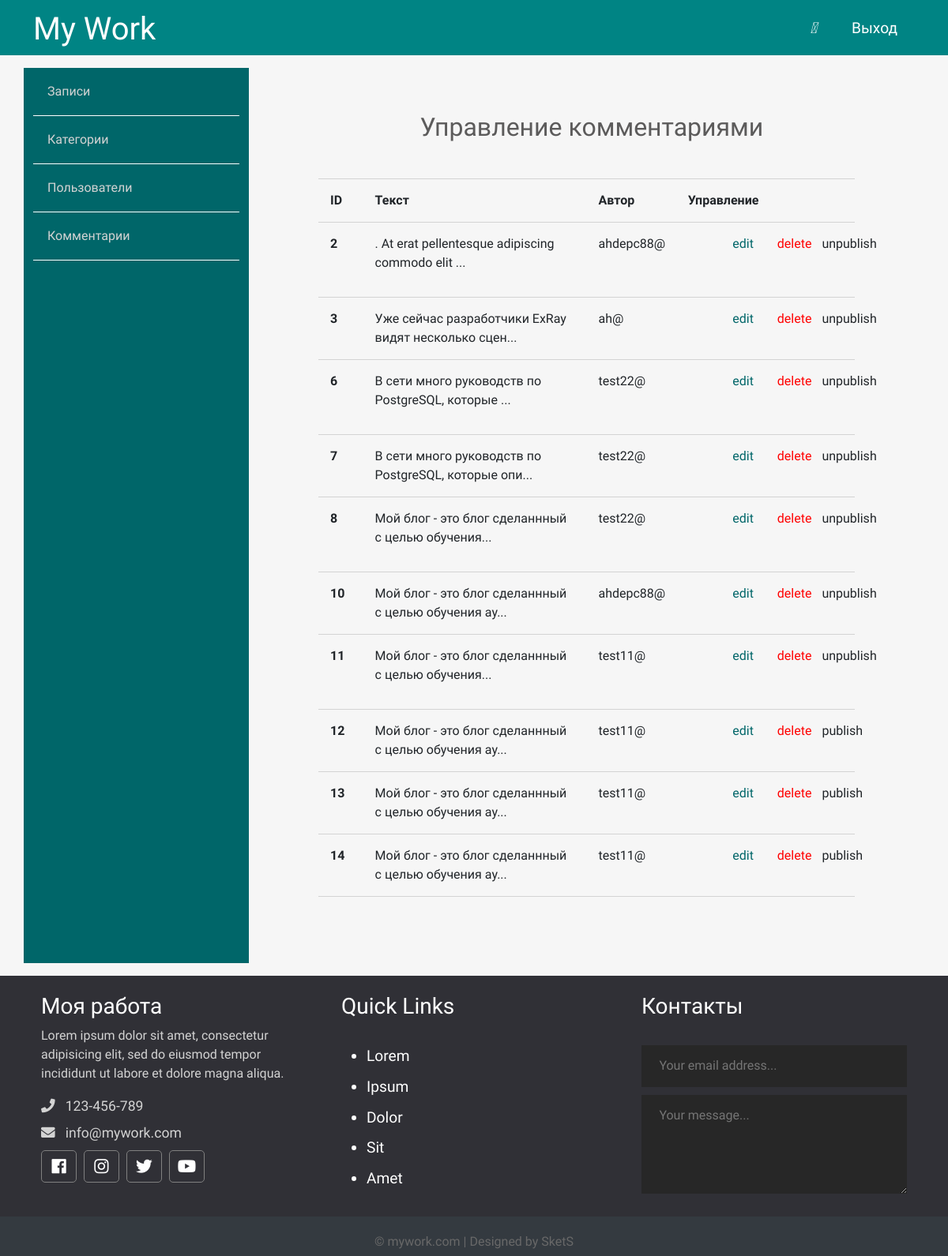
The page /admin/comments/index.php on the database as committed earlier.
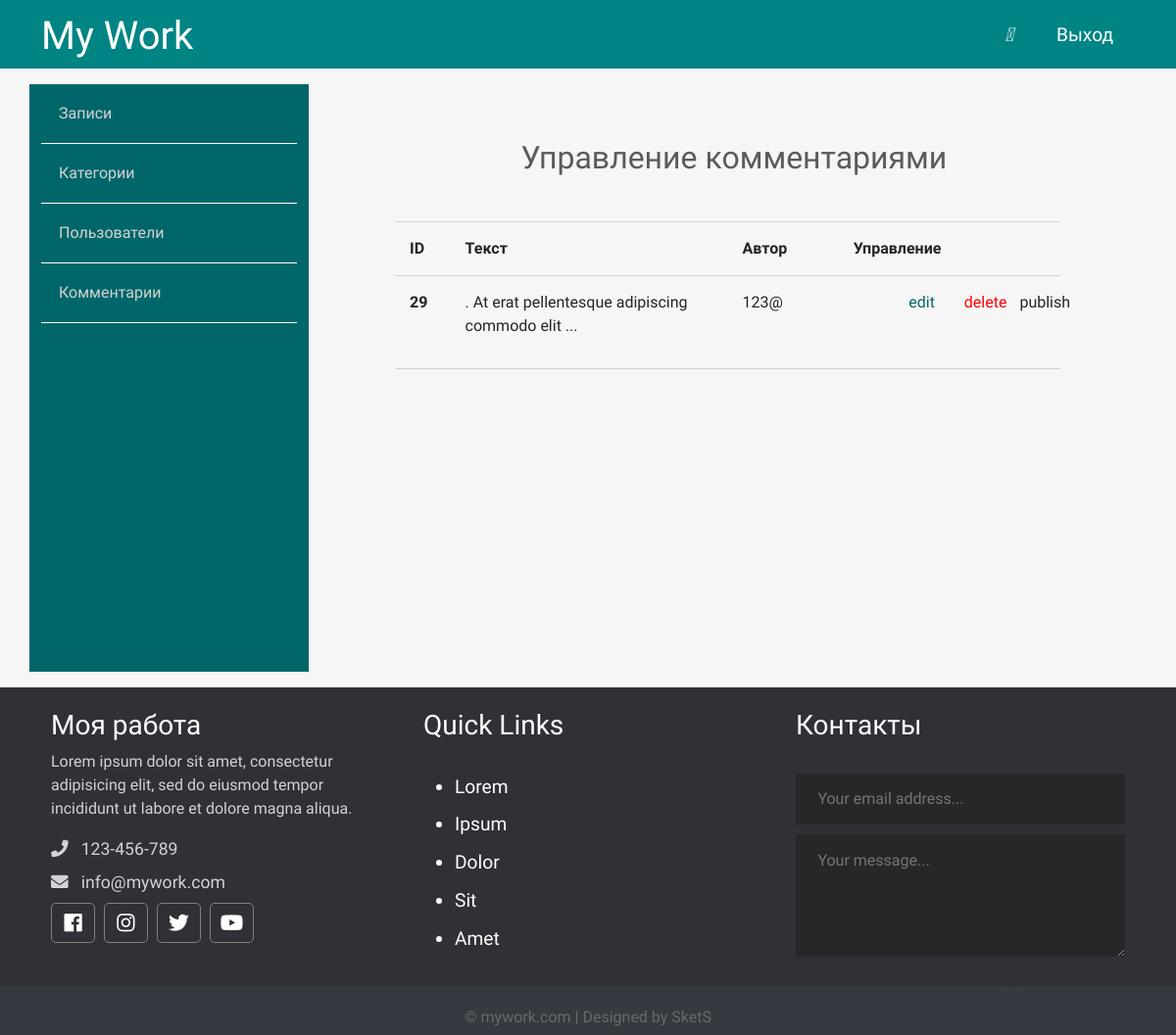
The same page on the database as committed later.
### tables this page shows
CREATE TABLE `comments` (
  `id` int(12) NOT NULL,
  `status` tinyint(4) NOT NULL DEFAULT '0',
  `page` int(10) NOT NULL,
  `email` varchar(110) NOT NULL,
  `comment` text NOT NULL,
  `created_date` datetime NOT NULL DEFAULT CURRENT_TIMESTAMP
);

### app/database/db.php (called while the page is built, shortened)
<?php
require 'connect.php';
function dbCheckError($query){
    $errInfo = $query->errorInfo();
    return true;
}
function selectAll($table, $params = []){
    global $pdo;
    $sql = "SELECT * FROM $table";
    if(!empty($params)){
        $i = 0;
        foreach ($params as $key => $value){
            if (!is_numeric($value)){
                $value = "'".$value."'";
            }
            if ($i === 0){
                $sql = $sql . " WHERE $key=$value";
            }else{
                $sql = $sql . " AND $key=$value";
            }
            $i++;
        }
    }
    $query = $pdo->prepare($sql);
    $query->execute();
    return $query->fetchAll();
}

### app/controllers/commentaries.php (called while the page is built, shortened)
<?php
include_once SITE_ROOT . "/app/database/db.php";
$commentsForAdm = selectAll('comments');

### admin/comments/index.php (the view, shortened to what this page needs)
<?php
        include "../../app/controllers/commentaries.php";
?>
<!doctype html>
<html lang="en">
<head>
    <link href="https://cdn.jsdelivr.net/npm/bootstrap@5.0.0-beta2/dist/css/bootstrap.min.css" rel="stylesheet">
    <link rel="stylesheet" href="https://use.fontawesome.com/releases/v5.7.2/css/all.css"
>
    <link rel="stylesheet" href="../../assets/css/admin.css">
</head>
<body>
<?php include("../../app/include/header-admin.php"); ?>
<div class="container">
<?php include "../../app/include/sidebar-admin.php"; ?>
        <div class="posts col-9">
            <div class="row title-table">
                <h2>Управление комментариями</h2>
                <div class="mb-12 col-12 col-md-12 err">
                </div>
                <div class="col-1">ID</div>
                <div class="col-5">Текст</div>
                <div class="col-2">Автор</div>
                <div class="col-4">Управление</div>
            </div>
            <?php foreach ($commentsForAdm as $key => $comment): ?>
                <div class="row post">
                    <div class="id col-1"><?=$comment['id']; ?></div>
                    <div class="title col-5"><?=mb_substr($comment['comment'], 0, 50, 'UTF-8'). '...'  ?></div>
                    <?php
                        $user = $comment['email'];
                        $user = explode('@', $user);
                        $user = $user[0];
                    ?>
                    <div class="author col-3"><?=$user . "@"; ?></div>
                    <div class="red col-1"><a href="edit.php?id=<?=$comment['id'];?>">edit</a></div>
                    <div class="del col-1"><a href="edit.php?delete_id=<?=$comment['id'];?>">delete</a></div>
                    <?php if ($comment['status']): ?>
                        <div class="status col-1"><a href="edit.php?publish=0&pub_id=<?=$comment['id'];?>">unpublish</a></div>
                    <?php else: ?>
                        <div class="status col-1"><a href="edit.php?publish=1&pub_id=<?=$comment['id'];?>">publish</a></div>
                    <?php endif; ?>
                </div>
            <?php endforeach; ?>
        </div>
    </div>
</div>
<?php include("../../app/include/footer.php"); ?>
</body>
</html>

### app/include/header-admin.php (shortened to what this page needs)
<header class="container-fluid">
    <div class="container">
        <div class="row">
            <div class="col-4">
            	<h1>
              		<a href="<?php echo BASE_URL ?>">My Work</a>
            	</h1>
          	</div>
          	<nav class="col-8">
            	<ul>
                    <li>
                        <a href="#">
                            <i class="fa-solid fa-user"></i>
                        </a>
                    </li>
                    <li>
                        <a href="<?php echo BASE_URL . "logout.php"; ?>">Выход</a>
                    </li>
            	</ul>
          	</nav>
        </div>
    </div>
</header>

### app/include/sidebar-admin.php (shortened to what this page needs)
<div class="row">
    <div class="sidebar col-3">
        <ul>
            <li>
                <a href="<?php echo BASE_URL . "admin/posts/index.php";?>">Записи</a>
            </li>
            <li>
                <a href="<?php echo BASE_URL . "admin/topics/index.php";?>">Категории</a>
            </li>
            <li>
                <a href="<?php echo BASE_URL . "admin/users/index.php";?>">Пользователи</a>
            </li>
            <li>
                <a href="<?php echo BASE_URL . "admin/comments/index.php";?>">Комментарии</a>
            </li>
        </ul>
    </div>

### app/include/footer.php (shortened to what this page needs)
<div class="footer container-fluid">
  <div class="footer-content container">
    <div class="row">
      <div class="footer-section about col-md-4 col-12">
        <h3 class="logo-text">Моя работа</h3>
        <p>
          Lorem ipsum dolor sit amet, consectetur adipisicing elit, sed do eiusmod
          tempor incididunt ut labore et dolore magna aliqua.
        </p>
        <div class="contact">
          <span><i class="fas fa-phone"></i> &nbsp; 123-456-789</span>
          <span><i class="fas fa-envelope"></i> &nbsp; info@mywork.com</span>
        </div>
        <div class="socials">
          <a href="#"><i class="fab fa-facebook"></i></a>
          <a href="#"><i class="fab fa-instagram"></i></a>
          <a href="#"><i class="fab fa-twitter"></i></a>
          <a href="#"><i class="fab fa-youtube"></i></a>
        </div>
      </div>
      <div class="footer-section links col-md-4 col-12">
        <h3>Quick Links</h3>
        <br>
        <ul>
          <a href="#">
            <li>Lorem</li>
          </a>
          <a href="#">
            <li>Ipsum</li>
          </a>
          <a href="#">
            <li>Dolor</li>
          </a>
          <a href="#">
            <li>Sit</li>
          </a>
          <a href="#">
            <li>Amet</li>
          </a>
        </ul>
      </div>
      <div class="footer-section contact-form col-md-4 col-12">
        <h3>Контакты</h3>
        <br>
        <form action="index.php" method="post">
          <input type="email" name="email" class="text-input contact-input" placeholder="Your email address...">
          <textarea rows="4" name="message" class="text-input contact-input" placeholder="Your message..."></textarea>
          <button type="submit" class="btn btn-big contact-btn">
          </button>
        </form>
      </div>
    </div>
    <div class="footer-bottom">
      &copy; mywork.com | Designed by SketS
    </div>
  </div>
</div>

### assets/css/admin.css (style rules this page uses)
* { font-family: 'Comfortaa', cursive; }
html, h1, h2, h3, h4, h5, h6 { color: #5c5b5b; }
body { background: #f6f6f6; }
a { text-decoration: none; color: inherit; }
header { background: #008484; height: 70px; }
header * { color: #ffffff; }
header h1 { margin-top: 13px; }
header h1 a { color: #ffffff; text-decoration: none; }
header ul { margin: 0; padding: 0; list-style-type: none; float: right; }
header ul li { float: left; position: relative; }
header ul li a { display: block; font-size: 1.2rem; text-decoration: none; color: #ffffff; padding: 22px; }
.footer { background: #303036; color: #d3d3d3; position: relative; }
.footer .footer-section { padding: 22px; }
.footer h4, .footer h3 { color: white; }
.footer .about .contact span { display: block; font-size: 1.1em; margin-bottom: 8px; }
.footer .about .socials a { border: 1px solid gray; width: 45px; height: 41px; padding-top: 5px; margin-right: 5px; text-align: center; display: inline-block; font-size: 1.3em; border-radius: 5px; transition: all .3s; color: #ffffff; }
.footer .links ul a { display: block; margin-bottom: 10px; font-size: 1.2em; transition: all .3s; color: #ffffff; text-decoration: none; }
.footer .contact-form .contact-input { background: #272727; color: #bebdbd; margin-bottom: 10px; line-height: 1.5rem; padding: .9rem 1.4rem; border: none; width: 100%; }
.footer .contact-form .contact-btn { float: right; font-size: 1.1em; }
.footer .footer-bottom { background: #343a40; color: #686868; height: 50px; width: 100%; text-align: center; position: absolute; bottom: 0px; left: 0px; padding-top: 20px; }
.sidebar { margin: 1rem 0; background: #006669; min-height: 600px; }
.sidebar ul { list-style: none; margin: 0px; padding: 0px; color: #d3d3d3; }
.sidebar ul a { padding: 18px; display: block; border-bottom: 1px solid #fff; }
.posts { height: 100%; padding: 40px 100px 100px; }
.posts h2 { text-align: center; margin: 2rem 0 0 0.4rem; }
.posts .title-table div { padding: 15px; text-align: left; border-bottom: 1px solid #d3d3d3; font-weight: 700; }
.posts .post div { padding: 15px; text-align: left; border-bottom: 1px solid #d3d3d3; }
.posts .post .red { color: #006669; }
.posts .post .del { color: red; }
.posts .post .id { font-weight: bold; }

Rows that differ between the two databases and show on the page:
removed comments: id "2", comment ". At erat pellentesque adipiscing commodo elit", email "ahdepc88"
removed comments: id "3", comment "Уже сейчас разработчики ExRay видят несколько сцен", email "ah"
removed comments: id "6", comment "В сети много руководств по PostgreSQL, которые", email "test22"
removed comments: id "7", comment "В сети много руководств по PostgreSQL, которые опи", email "test22"
removed comments: id "8", comment "Мой блог - это блог сделаннный с целью обучения", email "test22"
removed comments: id "10", comment "Мой блог - это блог сделаннный с целью обучения ау", email "ahdepc88"
removed comments: id "11", comment "Мой блог - это блог сделаннный с целью обучения", email "test11"
removed comments: id "12", comment "Мой блог - это блог сделаннный с целью обучения ау", email "test11"
removed comments: id "13", comment "Мой блог - это блог сделаннный с целью обучения ау", email "test11"
removed comments: id "14", comment "Мой блог - это блог сделаннный с целью обучения ау", email "test11"
added comments: id "29", comment ". At erat pellentesque adipiscing commodo elit", email "123"
